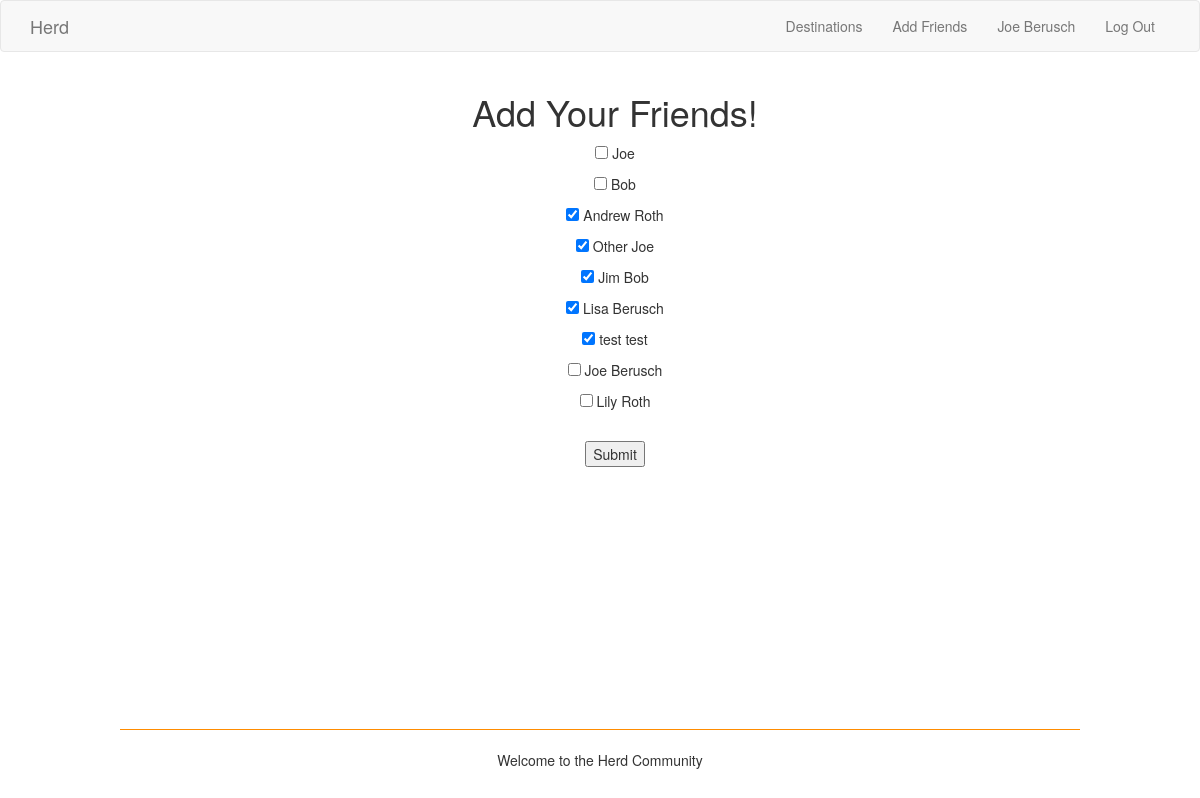
/add_friends (signed in), run on the app's committed database.
### app/models.py (models this page shows, shortened)
class User(UserMixin, db.Model):
    __tablename__ = 'users'
    user_id = db.Column(db.Integer, primary_key=True)
    username = db.Column(db.String(80), index=True, unique=True)
    name = db.Column(db.String(120))
    email = db.Column(db.String(120), index=True, unique=True)
    destinations = db.relationship('Association', back_populates='user')
    friends = db.relationship('User',
        secondary=friendship_identifier,
        primaryjoin= user_id == friendship_identifier.c.user_id,
        secondaryjoin= user_id == friendship_identifier.c.friend_id)
    def get_id(self):
        return self.user_id

### app/routes.py (the view, shortened to what this page needs)
@app.route('/add_friends', methods=['GET', 'POST'])
@login_required
def add_friends():
    ulog('add_friends -> page access')
    users = User.query.all()
    users = filter(lambda u: u.user_id != current_user.user_id, users)
    return render_template('add_friends.html', users=users,
                            current_friends=current_user.friends if current_user.friends else [])

### app/helpers.py (called while the page is built)
def ulog(msg):
    fp = open('usage_logs.txt', 'a')
    print('--- ', current_user.username, ' ---- ', date.today(), ' ---', file=fp)
    print(msg, file=fp)
    fp.close()

### app/models.py (called while the page is built)
@login.user_loader
def load_user(id):
    return User.query.get(int(id))

### app/templates/add_friends.html
{% extends "base.html" %}
{% block app_content %}
<div class="container">
    <h1>Add Your Friends!</h1>
    <form method="POST" action="">
        {% for u in users %}
            <p><input type="checkbox" value="{{ u.user_id }}" name="friend_checkbox" {{ 'checked' if u in current_friends else '' }}> {{ u.name }}</input></p>
        {% endfor %}
        <br />
        <button type="submit">Submit</button>
    </form>
</div>
{% endblock %}

### app/templates/base.html (shortened to what this page needs)
{% extends 'bootstrap/base.html' %}
{% block navbar %}
    <nav class="navbar navbar-default">
        <div class="container">
            <div class="navbar-header">
                <a class="navbar-brand" href="{{ url_for('index') }}">Herd</a>
            </div>
            <div class="collapse navbar-collapse" id="bs-example-navbar-collapse-1">
                <ul class="nav navbar-nav navbar-right">
                    <li><a href="{{ url_for('list') }}">Destinations</a></li>
                    <li><a href="{{ url_for('add_friends') }}">Add Friends</a></li>
                    {% if current_user.is_authenticated %}
                    <li><a href="{{ url_for('user', username=current_user.username) }}">{{ current_user.name }}</a></li>
                    <li><a href="{{ url_for('logout') }}">Log Out</a></li>
                    {% else %}
                    <li><a href="{{ url_for('login') }}">Login</a></li>
                    <li><a href="{{ url_for('signup') }}">Sign Up</a></li>
                    {% endif %}
                </ul>
            </div>
        </div>
    </nav>
{% endblock %}
{% block content %}
    <link rel= "stylesheet" type= "text/css" href= "{{ url_for('static',filename='styles/base.css') }}">
    <div class="container text-center">
    {% block app_content %}{% endblock app_content %}
    <br />
    </div>
    {% block footer %}
    <div class="footer">
        <hr style="width: 80%; border-top: 1px solid darkorange;"/>
        <div class="text-center">
            <p>Welcome to the Herd Community</p>
        </div>
    <br />
    {% endblock footer %}
{% endblock content %}

### app/templates/base.html (style rules this page uses)
html { position: relative; min-height: 100%; }
body { margin-bottom: 91px; }
.footer { position: absolute; bottom: 0; width: 100%; height: 91px; }

### data on the page
User: name "Joe Berusch"
User: name "Joe"
User: name "Bob"
User: name "Andrew Roth"
User: name "Other Joe"
User: name "Jim Bob"
User: name "Lisa Berusch"
User: name "test test"
User: name "Joe Berusch"
User: name "Lily Roth"
